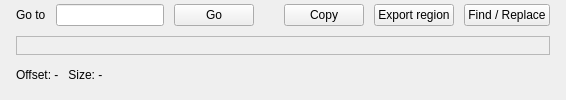
         <widget class="QWidget" name="pageHex">
          <layout class="QVBoxLayout" name="pageHexLayout">
           <property name="spacing">
            <number>10</number>
           </property>
           <property name="leftMargin">
            <number>16</number>
           </property>
           <property name="topMargin">
            <number>4</number>
           </property>
           <property name="rightMargin">
            <number>16</number>
           </property>
           <property name="bottomMargin">
            <number>16</number>
           </property>
           <item>
            <layout class="QHBoxLayout" name="hexToolbarLayout">
             <item>
              <widget class="QLabel" name="lblGoto">
               <property name="text">
                <string>Go to</string>
               </property>
              </widget>
             </item>
             <item>
              <widget class="QLineEdit" name="lineEdit_goto">
               <property name="maximumSize">
                <size>
                 <width>120</width>
                 <height>16777215</height>
                </size>
               </property>
              </widget>
             </item>
             <item>
              <widget class="QPushButton" name="btnGoto">
               <property name="text">
                <string>Go</string>
               </property>
              </widget>
             </item>
             <item>
              <spacer name="hexSpacer1">
               <property name="orientation">
                <enum>Qt::Horizontal</enum>
               </property>
               <property name="sizeHint" stdset="0">
                <size>
                 <width>20</width>
                 <height>20</height>
                </size>
               </property>
              </spacer>
             </item>
             <item>
              <widget class="QPushButton" name="btnCopy">
               <property name="text">
                <string>Copy</string>
               </property>
              </widget>
             </item>
             <item>
              <widget class="QPushButton" name="btnExportRegion">
               <property name="text">
                <string>Export region</string>
               </property>
              </widget>
             </item>
             <item>
              <widget class="QPushButton" name="btnFindReplace">
               <property name="text">
                <string>Find / Replace</string>
               </property>
              </widget>
             </item>
            </layout>
           </item>
           <item>
            <widget class="QFrame" name="frame">
             <property name="frameShape">
              <enum>QFrame::StyledPanel</enum>
             </property>
             <property name="frameShadow">
              <enum>QFrame::Plain</enum>
             </property>
            </widget>
           </item>
           <item>
            <widget class="QLabel" name="lblHexStatus">
             <property name="text">
              <string>Offset: -   Size: -</string>
             </property>
            </widget>
           </item>
          </layout>
         </widget>
